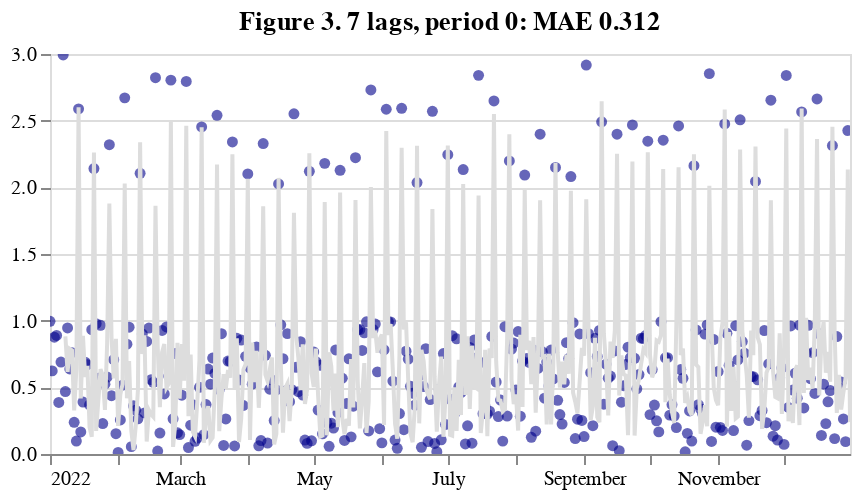

Notebook cell for this chart:
### Markdown cell above
If we increase `lags=7` to include the weekly effect, we get almost as good a model as with seasonal terms:

### Code cell
_, s3params, _, stage3 = run_autoreg(ts2, 'y',
                                     lags_=7,
                                     seasonal_=False,
                                     exhibit_no='Figure 3. '
                                    )
stage3

### Figure 1 — Vega-Lite specification as saved in the notebook (floating-point values rounded to 4 significant figures; data arrays with more than 128 entries replaced by an {"elided": "..."} marker saying what was removed)
{"config": {"view": {"continuousWidth": 400, "continuousHeight": 300}}, "layer": [{"mark": {"type": "circle", "color": "darkblue", "opacity": 0.6}, "encoding": {"tooltip": {"type": "temporal", "field": "t"}, "x": {"type": "temporal", "axis": {"grid": false, "ticks": true}, "field": "t", "title": ""}, "y": {"type": "quantitative", "axis": {"domain": false, "grid": true, "ticks": true}, "field": "y", "scale": {"zero": false}, "title": ""}}, "height": 200, "selection": {"selector003": {"type": "interval", "bind": "scales"}}, "title": "", "width": 400}, {"mark": {"type": "line", "color": "t"}, "encoding": {"x": {"type": "temporal", "axis": {"grid": false, "ticks": true}, "field": "t", "title": ""}, "y": {"type": "quantitative", "axis": {"domain": false, "grid": true, "ticks": true}, "field": "y_hat", "scale": {"zero": false}, "title": ""}}, "height": 200, "title": "Figure 3. 7 lags, period 0: MAE 0.312", "width": 400}], "data": {"name": "data-c9c74a8c8a9180d9b221e486c01b47e6"}, "$schema": "https://vega.github.io/schema/vega-lite/v4.8.1.json", "datasets": {"data-c9c74a8c8a9180d9b221e486c01b47e6": {"elided": "365 records"}}}
